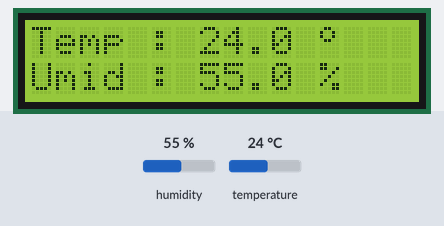
The sketch below on a simulated ESP32. On the bench: 16×2 character LCD. Inputs (shaded band) come from the test bench; at power-on: humidity 55 %, temperature 24 °C. What the sketch prints to the serial monitor is not drawn.

Above: at 1.2 s.
1.3 s: humidity set to 22 %
At 2.7 s:
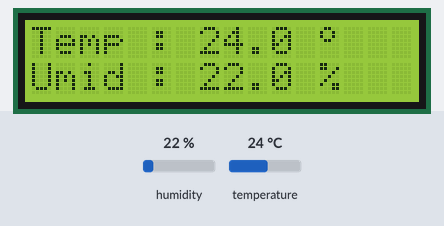
4.0 s: temperature set to 12 °C
At 5.1 s:
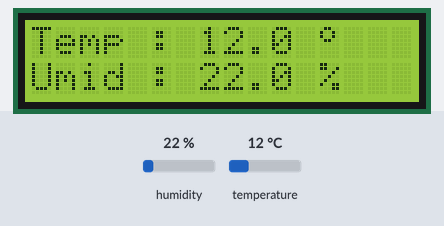
6.7 s: humidity set to 40 %
At 8.7 s:
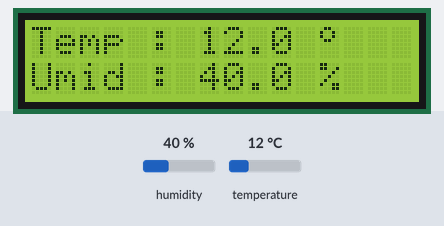
9.7 s: temperature set to 19 °C
At 11.1 s:
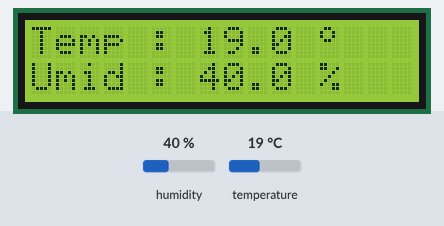
Timing chart, 0 to 12.7 s (numbered marks = the images above; inputs shaded):
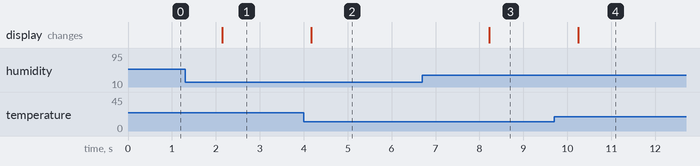

Measured:
- after the input at 1.3 s, the display: changes after 0.85 s (image 1)
- after the input at 4.0 s, the display: changes after 0.17 s (image 2)
- after the input at 6.7 s, the display: changes after 1.5 s (image 3)
- after the input at 9.7 s, the display: changes after 0.55 s (image 4)

The sketch:

DHT_DisplayI2C.ino
```cpp
// Biblioteca Sensor de Temperatura
#include <Adafruit_Sensor.h> // biblioteca sensor
#include "DHT.h" // biblioteca sensor
#include <Wire.h> //biblioteca localizar indereço display
#include <LiquidCrystal_I2C.h>

LiquidCrystal_I2C lcd(0x27, 16, 2); //endereço I2C, nº colunas, nº linhas


/**PINOS DIGITAIS DE ACESSO AO -- ESP32 MASTER -- ********************************************************************************************************/
const int DHTPIN   =              15;                                 // Sensor DHT11 Pode ser usado as
                                                                     // seguintes portas 3, 4, 5, 12, 13 ou 14


/***INSTANCIANDO OBJETOS***********************************************************************************************************************************/

// Define Modelo do DHT
#define DHTTYPE    DHT11       // DHT 11

//Array simbolo grau
byte grau[8] ={ B00001100,
                B00010010,
                B00010010,
                B00001100,
                B00000000,
                B00000000,
                B00000000,
                B00000000,};


// Define Variáveis do DHT
DHT dht(DHTPIN, DHTTYPE);
float humidity;     float humidity_atual;
float temperature;  float temperature_atual;


/*** SETUP DO PROGRAMA ***********************************************************************************************************************************/
void setup() {
  Serial.begin(115200);
  dht.begin(); // inicia comuinicação dht11
  lcd.begin(); // inicia comunicação lcd
  lcd.backlight(); // luz de fundo
  lcd.clear(); //Limpa o LCD
  //Cria o caractere customizado com o simbolo do grau
  lcd.createChar(0, grau);

}


void loop() {

  // Leitura do DHT ******************************************************************
  humidity =    dht.readHumidity();
  temperature = dht.readTemperature();

  // Atuaização do DHT LCD ***********************************************************
  if (isnan(humidity) || isnan(temperature)) {
    Serial.println("Falha ao ler DHT!!");
  }
  else if (humidity_atual != humidity || temperature_atual != temperature) {
      humidity_atual = humidity;  temperature_atual = temperature;
      Serial.print("Temp.");
      Serial.print(temperature);
      Serial.print("°");
      Serial.println("C");

      Serial.print("Umid.");              //Mostrar dados no painel serial
      Serial.print(humidity);
      Serial.println("%");
      Serial.println("====================");

        lcd.setCursor(0,0);
        lcd.print("Temp : ");
        lcd.print(" ");
        lcd.setCursor(7,0);
        lcd.print(temperature,1);
        lcd.setCursor(12,0);
        lcd.write((byte)0);     //Mostra o simbolo do grau formado pelo array

        lcd.setCursor(0,1);
        lcd.print("Umid : ");
        lcd.print(" ");
        lcd.setCursor(7,1);
        lcd.print(humidity,1);
        lcd.setCursor(12,1);
        lcd.print("%");
    }

}
```
